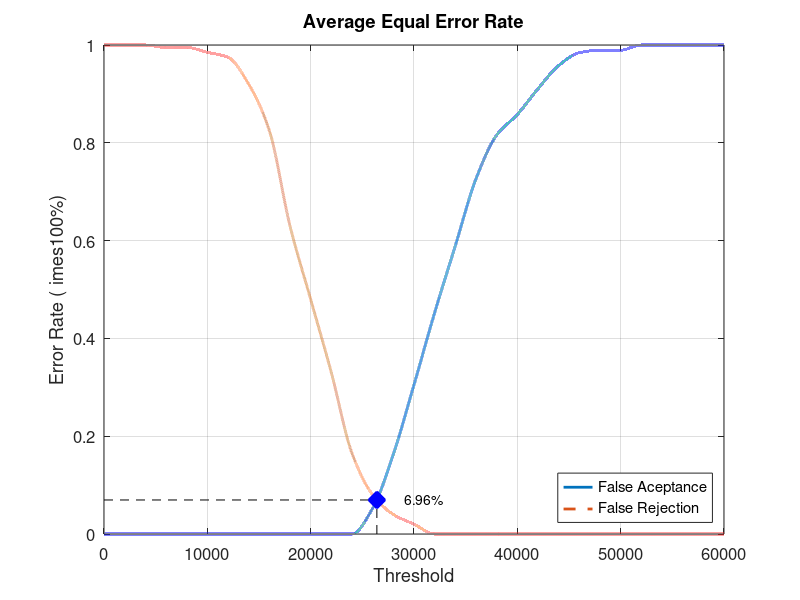
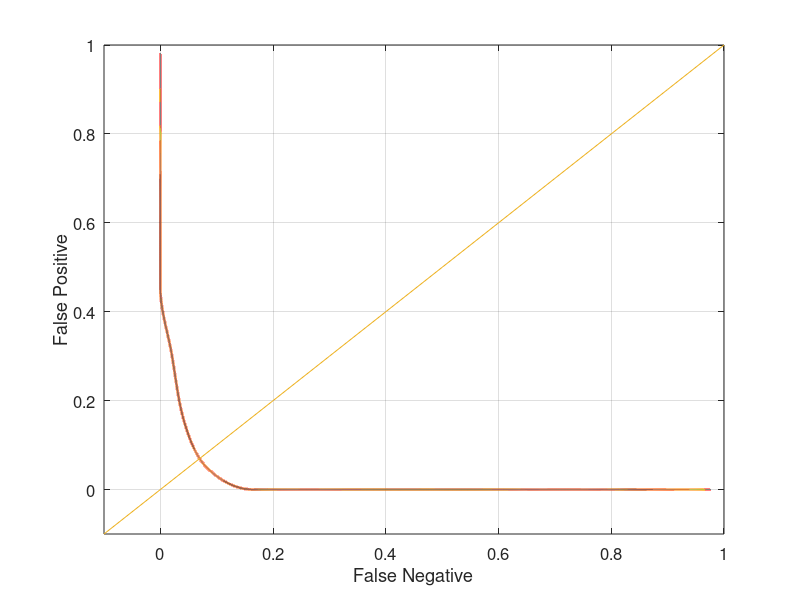

Recreate these plots in MATLAB, in order.
close all;
clear;
clc;
x = 0:2000:60000;
xq = 0:0.5:60000;

y0 = [0 0 0 0 0 0 0 0 0 0 0 0 0 0.0526316 0.163158 0.305263 0.452632 0.589474 0.726316 0.815789 0.857895 0.910526 0.957895 0.984211 0.989474 0.989474 1 1 1 1 1]
yy0 = interp1(x, y0, xq, 'pchip');
y1 = [1 1 1 0.995 0.995 0.985 0.975 0.92 0.825 0.63 0.48 0.33 0.165 0.08 0.04 0.02 0 0 0 0 0 0 0 0 0 0 0 0 0 0 0]
yy1 = interp1(x, y1, xq, 'pchip');

% Calculating EER: 
y2 = abs(y0 - y1);
find(y2 == min(y2))
yy2 = abs(yy0 - yy1);
xEER = find(yy2 == min(yy2));
xEERIndex = xq(xEER) % X-axis EER
yEER = yy0(xEER) % Y-axis EER

main = figure
plot(xq, yy0,'-','LineWidth', 2);	hold on
plot(xq, yy1,'--','LineWidth', 2);	hold on
plot([xEERIndex xEERIndex], [0 yEER], 'k--');	hold on
plot([0 xEERIndex], [yEER yEER], 'k--');	hold on
plot(xEERIndex, yEER, 'bx', 'LineWidth', 10);	hold on
text(xEERIndex + 10 * xEERIndex / 100, yEER, [num2str(round((10000 * yEER)) / 100) '%'])
legend('False Aceptance', 'False Rejection', 'Location', 'SouthEast')
xlabel('Threshold')
ylabel('Error Rate (	imes100%)')
title('Average Equal Error Rate')
set(gca, 'FontSize', 12)
axis([0 60000 0 1])
grid on

print(main, 'Database5_2Main', '-dpng');
FNRxFPR = figure('Color', [1 1 1]);
plot(yy1, yy0, '-', yy1, yy0, 'LineWidth', 2);
hold on
y = -0.1:0.1:1
plot(y, y); 
set(gca, 'FontSize', 12)
xlabel('False Negative')
ylabel('False Positive')
axis([-0.1 1 -0.1 1])
set(gca, 'FontSize', 12)
grid on

print(FNRxFPR, 'Database5_2FNRxFPR','-dpng');
